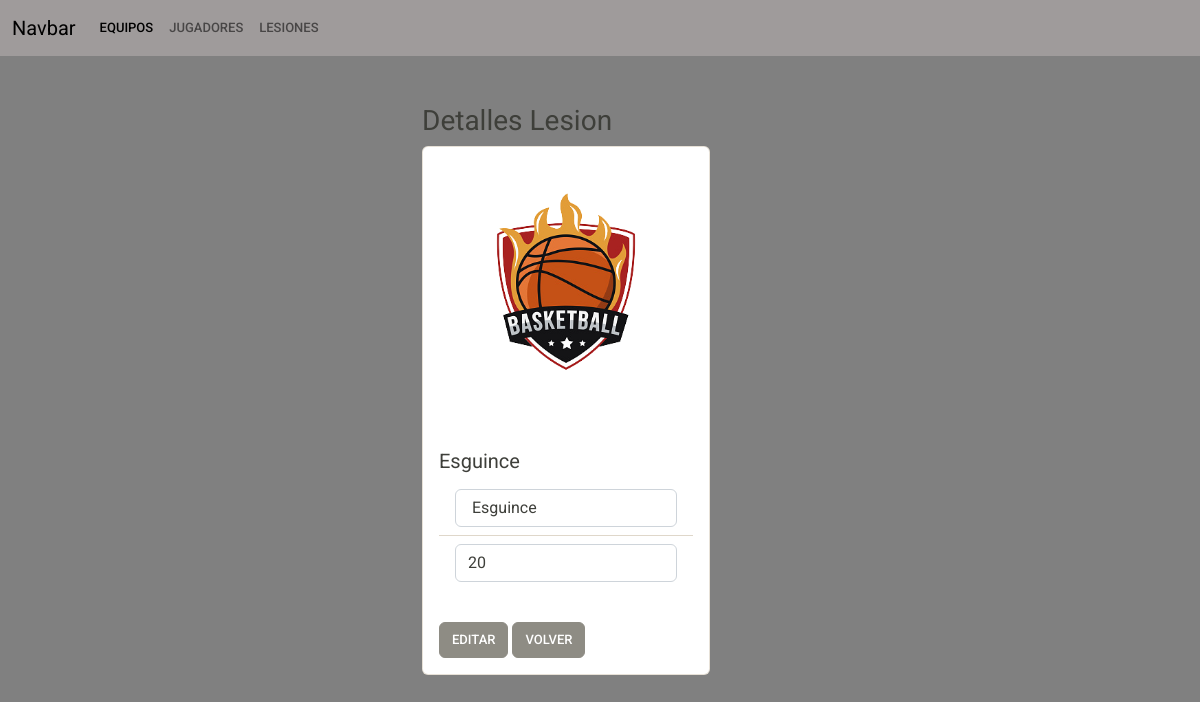
The app's page /update_lesion/1 with its own data.
### myapp/models.py (models this page shows, shortened)
    class Lesio(db.Model):
        __tablename__ = "Lesion"  # Nombre de la tabla que se crea
        id = db.Column("id", db.Integer, Sequence(
            'id_seq'),  primary_key=True)
        Lesion = db.Column(db.String(30))
        TiempoRecuperacion = db.Column(db.Integer)

### myapp/views.py (the view, shortened to what this page needs)
    @app.route("/update_lesion/<int:id>", methods=["GET", "POST"])
    def update_lesion(id: int):
        if request.method == "GET":
            read_lesion = db_access["read_lesion"]
            lesion = read_lesion(id)
            return render_template("update_lesion.html", lesion=lesion)

### myapp/templates/update_lesion.html (shortened to what this page needs)
<!DOCTYPE html>
<html lang="en">
<head>
  <link href="https://cdn.jsdelivr.net/npm/bootstrap@5.0.1/dist/css/bootstrap.min.css" rel="stylesheet">
  {% include "menu.html" %}
</head>
<body style="background-color: grey;">
  {% extends 'base.html' %} {% block content %}
  <div class="container">
    <div class="row mt-5 d-flex justify-content-center ">
      <div class="col-4">
        <p class="list-group">
        <h3>Detalles Lesion</h3>
        <div class="card" style="width: 18rem;">
          <form action="/update_lesion/{{ lesion.id}}" method="POST">
            <img src="../static/escudo.png" class="card-img-top" alt="...">
            <div class="card-body">
              <h5 class="card-title">
                {{ lesion.Lesion }}
              </h5>
              <ul class="list-group list-group-flush">
                <li class="list-group-item">
                  <input type="text" name="lesion" class="form-control" value=" {{ lesion.Lesion }}" />
                </li>
                <li class="list-group-item">
                  <input type="number" name="tiempo" class="form-control" value="{{ lesion.TiempoRecuperacion }}" />
                </li>
              </ul>
            </div>
            <div class="card-body mx-auto">
                <input type="submit" value="Editar" class="btn btn-secondary" />
              <a class="btn btn-secondary" href="/lesion">Volver</a>
          </form>
          {% endblock %}

### records on screen
Lesio: Lesion "Esguince", lesion "Esguince", tiempo "20"
